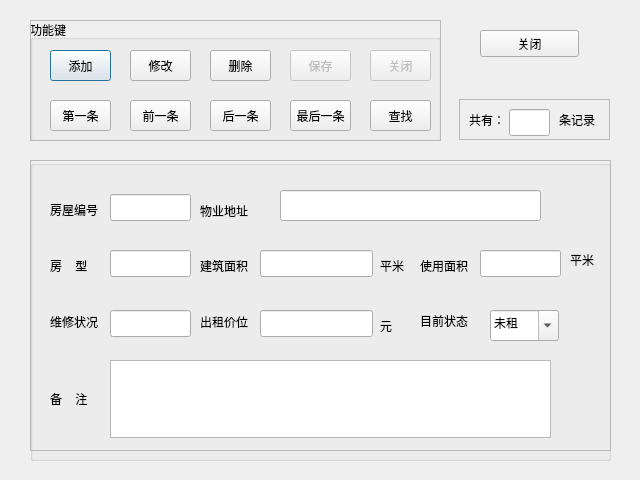
<?xml version="1.0" encoding="UTF-8"?>
<ui version="4.0">
 <class>housedata</class>
 <widget class="QDialog" name="housedata">
  <property name="geometry">
   <rect>
    <x>0</x>
    <y>0</y>
    <width>640</width>
    <height>480</height>
   </rect>
  </property>
  <property name="windowTitle">
   <string>房屋资料</string>
  </property>
  <widget class="QFrame" name="frame_2">
   <property name="geometry">
    <rect>
     <x>459</x>
     <y>99</y>
     <width>151</width>
     <height>41</height>
    </rect>
   </property>
   <property name="frameShape">
    <enum>QFrame::StyledPanel</enum>
   </property>
   <property name="frameShadow">
    <enum>QFrame::Raised</enum>
   </property>
   <widget class="QLabel" name="label">
    <property name="geometry">
     <rect>
      <x>10</x>
      <y>10</y>
      <width>41</width>
      <height>21</height>
     </rect>
    </property>
    <property name="text">
     <string>共有：</string>
    </property>
   </widget>
   <widget class="QLineEdit" name="lineEditCount">
    <property name="geometry">
     <rect>
      <x>50</x>
      <y>10</y>
      <width>41</width>
      <height>27</height>
     </rect>
    </property>
   </widget>
   <widget class="QLabel" name="label_2">
    <property name="geometry">
     <rect>
      <x>100</x>
      <y>10</y>
      <width>51</width>
      <height>21</height>
     </rect>
    </property>
    <property name="text">
     <string>条记录</string>
    </property>
   </widget>
  </widget>
  <widget class="QGroupBox" name="groupBox">
   <property name="geometry">
    <rect>
     <x>30</x>
     <y>20</y>
     <width>411</width>
     <height>121</height>
    </rect>
   </property>
   <property name="title">
    <string>功能键</string>
   </property>
   <widget class="QPushButton" name="btnAdd">
    <property name="geometry">
     <rect>
      <x>20</x>
      <y>30</y>
      <width>61</width>
      <height>31</height>
     </rect>
    </property>
    <property name="text">
     <string>添加</string>
    </property>
   </widget>
   <widget class="QPushButton" name="btnAlter">
    <property name="geometry">
     <rect>
      <x>100</x>
      <y>30</y>
      <width>61</width>
      <height>31</height>
     </rect>
    </property>
    <property name="text">
     <string>修改</string>
    </property>
   </widget>
   <widget class="QPushButton" name="btnDelete">
    <property name="geometry">
     <rect>
      <x>180</x>
      <y>30</y>
      <width>61</width>
      <height>31</height>
     </rect>
    </property>
    <property name="text">
     <string>删除</string>
    </property>
   </widget>
   <widget class="QPushButton" name="btnSave">
    <property name="enabled">
     <bool>false</bool>
    </property>
    <property name="geometry">
     <rect>
      <x>260</x>
      <y>30</y>
      <width>61</width>
      <height>31</height>
     </rect>
    </property>
    <property name="text">
     <string>保存</string>
    </property>
    <property name="default">
     <bool>false</bool>
    </property>
    <property name="flat">
     <bool>false</bool>
    </property>
   </widget>
   <widget class="QPushButton" name="btnClose">
    <property name="enabled">
     <bool>false</bool>
    </property>
    <property name="geometry">
     <rect>
      <x>340</x>
      <y>30</y>
      <width>61</width>
      <height>31</height>
     </rect>
    </property>
    <property name="text">
     <string>关闭</string>
    </property>
   </widget>
   <widget class="QPushButton" name="btnFirst">
    <property name="geometry">
     <rect>
      <x>20</x>
      <y>80</y>
      <width>61</width>
      <height>31</height>
     </rect>
    </property>
    <property name="text">
     <string>第一条</string>
    </property>
   </widget>
   <widget class="QPushButton" name="btnFormer">
    <property name="geometry">
     <rect>
      <x>100</x>
      <y>80</y>
      <width>61</width>
      <height>31</height>
     </rect>
    </property>
    <property name="text">
     <string>前一条</string>
    </property>
   </widget>
   <widget class="QPushButton" name="btnLatter">
    <property name="geometry">
     <rect>
      <x>180</x>
      <y>80</y>
      <width>61</width>
      <height>31</height>
     </rect>
    </property>
    <property name="text">
     <string>后一条</string>
    </property>
   </widget>
   <widget class="QPushButton" name="btnLast">
    <property name="geometry">
     <rect>
      <x>260</x>
      <y>80</y>
      <width>61</width>
      <height>31</height>
     </rect>
    </property>
    <property name="text">
     <string>最后一条</string>
    </property>
   </widget>
   <widget class="QPushButton" name="btnSearch">
    <property name="geometry">
     <rect>
      <x>340</x>
      <y>80</y>
      <width>61</width>
      <height>31</height>
     </rect>
    </property>
    <property name="text">
     <string>查找</string>
    </property>
   </widget>
   <widget class="QFrame" name="frame">
    <property name="enabled">
     <bool>true</bool>
    </property>
    <property name="geometry">
     <rect>
      <x>0</x>
      <y>0</y>
      <width>411</width>
      <height>121</height>
     </rect>
    </property>
    <property name="frameShape">
     <enum>QFrame::StyledPanel</enum>
    </property>
    <property name="frameShadow">
     <enum>QFrame::Raised</enum>
    </property>
   </widget>
   <zorder>frame</zorder>
   <zorder>btnAdd</zorder>
   <zorder>btnAlter</zorder>
   <zorder>btnDelete</zorder>
   <zorder>btnSave</zorder>
   <zorder>btnClose</zorder>
   <zorder>btnFirst</zorder>
   <zorder>btnFormer</zorder>
   <zorder>btnLatter</zorder>
   <zorder>btnLast</zorder>
   <zorder>btnSearch</zorder>
  </widget>
  <widget class="QPushButton" name="btnExit">
   <property name="geometry">
    <rect>
     <x>480</x>
     <y>30</y>
     <width>99</width>
     <height>27</height>
    </rect>
   </property>
   <property name="text">
    <string>关闭</string>
   </property>
  </widget>
  <widget class="QGroupBox" name="groupBox_2">
   <property name="geometry">
    <rect>
     <x>30</x>
     <y>160</y>
     <width>581</width>
     <height>301</height>
    </rect>
   </property>
   <property name="title">
    <string/>
   </property>
   <widget class="QLabel" name="label_3">
    <property name="geometry">
     <rect>
      <x>20</x>
      <y>34</y>
      <width>67</width>
      <height>31</height>
     </rect>
    </property>
    <property name="text">
     <string>房屋编号</string>
    </property>
   </widget>
   <widget class="QLineEdit" name="lineEditRoomId">
    <property name="geometry">
     <rect>
      <x>80</x>
      <y>34</y>
      <width>81</width>
      <height>27</height>
     </rect>
    </property>
   </widget>
   <widget class="QLabel" name="label_8">
    <property name="geometry">
     <rect>
      <x>20</x>
      <y>146</y>
      <width>67</width>
      <height>31</height>
     </rect>
    </property>
    <property name="text">
     <string>维修状况</string>
    </property>
   </widget>
   <widget class="QLabel" name="label_11">
    <property name="geometry">
     <rect>
      <x>20</x>
      <y>230</y>
      <width>67</width>
      <height>17</height>
     </rect>
    </property>
    <property name="text">
     <string>备    注</string>
    </property>
   </widget>
   <widget class="QLineEdit" name="lineEditRommType">
    <property name="geometry">
     <rect>
      <x>80</x>
      <y>90</y>
      <width>81</width>
      <height>27</height>
     </rect>
    </property>
   </widget>
   <widget class="QLineEdit" name="lineEditCircumstance">
    <property name="geometry">
     <rect>
      <x>80</x>
      <y>150</y>
      <width>81</width>
      <height>27</height>
     </rect>
    </property>
   </widget>
   <widget class="QTextEdit" name="textEditRemark">
    <property name="geometry">
     <rect>
      <x>80</x>
      <y>200</y>
      <width>441</width>
      <height>78</height>
     </rect>
    </property>
   </widget>
   <widget class="QLineEdit" name="lineEditLocation">
    <property name="geometry">
     <rect>
      <x>250</x>
      <y>30</y>
      <width>261</width>
      <height>31</height>
     </rect>
    </property>
   </widget>
   <widget class="QLabel" name="label_4">
    <property name="geometry">
     <rect>
      <x>170</x>
      <y>40</y>
      <width>67</width>
      <height>21</height>
     </rect>
    </property>
    <property name="text">
     <string>物业地址</string>
    </property>
   </widget>
   <widget class="QLabel" name="label_6">
    <property name="geometry">
     <rect>
      <x>170</x>
      <y>90</y>
      <width>67</width>
      <height>31</height>
     </rect>
    </property>
    <property name="text">
     <string>建筑面积</string>
    </property>
   </widget>
   <widget class="QLineEdit" name="lineEditArea">
    <property name="geometry">
     <rect>
      <x>230</x>
      <y>90</y>
      <width>113</width>
      <height>27</height>
     </rect>
    </property>
   </widget>
   <widget class="QLabel" name="label_7">
    <property name="geometry">
     <rect>
      <x>390</x>
      <y>90</y>
      <width>67</width>
      <height>31</height>
     </rect>
    </property>
    <property name="text">
     <string>使用面积</string>
    </property>
   </widget>
   <widget class="QLineEdit" name="lineEditRealNum">
    <property name="geometry">
     <rect>
      <x>450</x>
      <y>90</y>
      <width>81</width>
      <height>27</height>
     </rect>
    </property>
   </widget>
   <widget class="QLabel" name="label_12">
    <property name="geometry">
     <rect>
      <x>350</x>
      <y>90</y>
      <width>31</width>
      <height>31</height>
     </rect>
    </property>
    <property name="text">
     <string>平米</string>
    </property>
   </widget>
   <widget class="QLabel" name="label_14">
    <property name="geometry">
     <rect>
      <x>540</x>
      <y>90</y>
      <width>54</width>
      <height>20</height>
     </rect>
    </property>
    <property name="text">
     <string>平米</string>
    </property>
   </widget>
   <widget class="QLabel" name="label_9">
    <property name="geometry">
     <rect>
      <x>170</x>
      <y>146</y>
      <width>67</width>
      <height>31</height>
     </rect>
    </property>
    <property name="text">
     <string>出租价位</string>
    </property>
   </widget>
   <widget class="QLineEdit" name="lineEditPrice">
    <property name="geometry">
     <rect>
      <x>230</x>
      <y>150</y>
      <width>113</width>
      <height>27</height>
     </rect>
    </property>
   </widget>
   <widget class="QLabel" name="label_13">
    <property name="geometry">
     <rect>
      <x>350</x>
      <y>155</y>
      <width>54</width>
      <height>21</height>
     </rect>
    </property>
    <property name="text">
     <string>元</string>
    </property>
   </widget>
   <widget class="QLabel" name="label_10">
    <property name="geometry">
     <rect>
      <x>390</x>
      <y>150</y>
      <width>61</width>
      <height>21</height>
     </rect>
    </property>
    <property name="text">
     <string>目前状态</string>
    </property>
   </widget>
   <widget class="QComboBox" name="comboBoxRenterId">
    <property name="enabled">
     <bool>true</bool>
    </property>
    <property name="geometry">
     <rect>
      <x>460</x>
      <y>150</y>
      <width>69</width>
      <height>31</height>
     </rect>
    </property>
    <property name="acceptDrops">
     <bool>true</bool>
    </property>
    <property name="editable">
     <bool>true</bool>
    </property>
    <property name="currentText">
     <string>未租</string>
    </property>
    <property name="maxCount">
     <number>256</number>
    </property>
    <item>
     <property name="text">
      <string>未租</string>
     </property>
    </item>
    <item>
     <property name="text">
      <string>已租</string>
     </property>
    </item>
   </widget>
   <widget class="QFrame" name="frame_3">
    <property name="geometry">
     <rect>
      <x>0</x>
      <y>0</y>
      <width>581</width>
      <height>291</height>
     </rect>
    </property>
    <property name="frameShape">
     <enum>QFrame::StyledPanel</enum>
    </property>
    <property name="frameShadow">
     <enum>QFrame::Raised</enum>
    </property>
    <widget class="QLabel" name="label_5">
     <property name="geometry">
      <rect>
       <x>20</x>
       <y>90</y>
       <width>51</width>
       <height>31</height>
      </rect>
     </property>
     <property name="text">
      <string>房    型</string>
     </property>
    </widget>
   </widget>
   <zorder>frame_3</zorder>
   <zorder>label_3</zorder>
   <zorder>lineEditRoomId</zorder>
   <zorder>label_8</zorder>
   <zorder>label_11</zorder>
   <zorder>lineEditRommType</zorder>
   <zorder>lineEditCircumstance</zorder>
   <zorder>textEditRemark</zorder>
   <zorder>lineEditLocation</zorder>
   <zorder>label_4</zorder>
   <zorder>label_6</zorder>
   <zorder>lineEditArea</zorder>
   <zorder>label_7</zorder>
   <zorder>lineEditRealNum</zorder>
   <zorder>label_12</zorder>
   <zorder>label_14</zorder>
   <zorder>label_9</zorder>
   <zorder>lineEditPrice</zorder>
   <zorder>label_13</zorder>
   <zorder>label_10</zorder>
   <zorder>comboBoxRenterId</zorder>
  </widget>
 </widget>
 <resources/>
 <connections/>
</ui>
